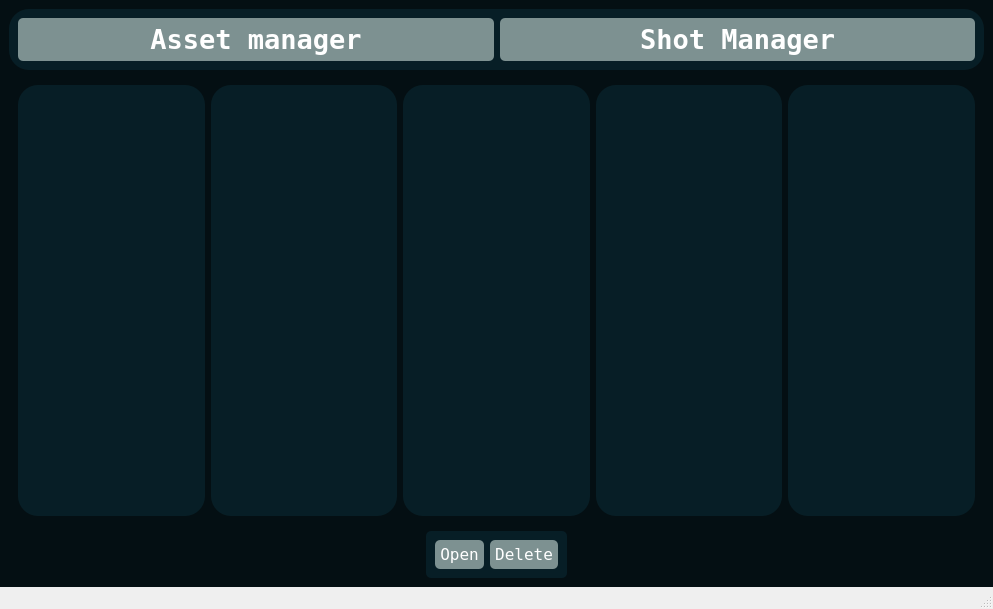
<?xml version="1.0" encoding="UTF-8"?>
<ui version="4.0">
 <class>MainWindow</class>
 <widget class="QMainWindow" name="MainWindow">
  <property name="geometry">
   <rect>
    <x>0</x>
    <y>0</y>
    <width>993</width>
    <height>609</height>
   </rect>
  </property>
  <property name="windowTitle">
   <string>MainWindow</string>
  </property>
  <widget class="QWidget" name="centralwidget">
   <property name="styleSheet">
    <string notr="true">*{
border: none;
background-color: transparent;
color: #fff;
}

#centralwidget{
background-color: #040f13;
}

QListWidget{
background-color: #071e26;
border-radius: 20px;
}

#frame_2{
background-color: #071e26;
border-radius: 20px;
}
#frame_3{
background-color: #071e26;
border-radius: 5px;
}


QPushButton{
padding: 5px;
background-color: #7D9191;
border-radius: 5px;
}

#MainBody{
background-color: #071e26;
border-radius: 10px;
}</string>
   </property>
   <layout class="QGridLayout" name="gridLayout">
    <item row="2" column="0">
     <widget class="QFrame" name="frame">
      <property name="frameShape">
       <enum>QFrame::Shape::StyledPanel</enum>
      </property>
      <property name="frameShadow">
       <enum>QFrame::Shadow::Raised</enum>
      </property>
      <layout class="QHBoxLayout" name="horizontalLayout">
       <item>
        <widget class="QListWidget" name="lw_asset_type"/>
       </item>
       <item>
        <widget class="QListWidget" name="lw_asset_name"/>
       </item>
       <item>
        <widget class="QListWidget" name="lw_asset_task"/>
       </item>
       <item>
        <widget class="QListWidget" name="lw_asset_version"/>
       </item>
       <item>
        <widget class="QListWidget" name="lw_asset_item"/>
       </item>
      </layout>
     </widget>
    </item>
    <item row="3" column="0" alignment="Qt::AlignmentFlag::AlignHCenter">
     <widget class="QFrame" name="frame_3">
      <property name="frameShape">
       <enum>QFrame::Shape::StyledPanel</enum>
      </property>
      <property name="frameShadow">
       <enum>QFrame::Shadow::Raised</enum>
      </property>
      <layout class="QGridLayout" name="gridLayout_3">
       <item row="0" column="0">
        <widget class="QPushButton" name="pb_open">
         <property name="font">
          <font>
           <family>Terminal</family>
           <pointsize>12</pointsize>
          </font>
         </property>
         <property name="text">
          <string>Open</string>
         </property>
        </widget>
       </item>
       <item row="0" column="1">
        <widget class="QPushButton" name="pb_delete">
         <property name="font">
          <font>
           <family>Terminal</family>
           <pointsize>12</pointsize>
          </font>
         </property>
         <property name="text">
          <string>Delete</string>
         </property>
        </widget>
       </item>
      </layout>
     </widget>
    </item>
    <item row="1" column="0">
     <widget class="QFrame" name="frame_2">
      <property name="frameShape">
       <enum>QFrame::Shape::StyledPanel</enum>
      </property>
      <property name="frameShadow">
       <enum>QFrame::Shadow::Raised</enum>
      </property>
      <layout class="QGridLayout" name="gridLayout_2">
       <item row="0" column="1">
        <widget class="QPushButton" name="pb_shot">
         <property name="font">
          <font>
           <family>Terminal</family>
           <pointsize>20</pointsize>
           <italic>false</italic>
           <bold>true</bold>
           <underline>false</underline>
           <strikeout>false</strikeout>
          </font>
         </property>
         <property name="text">
          <string>Shot Manager</string>
         </property>
        </widget>
       </item>
       <item row="0" column="0">
        <widget class="QPushButton" name="pb_asset">
         <property name="font">
          <font>
           <family>Terminal</family>
           <pointsize>20</pointsize>
           <italic>false</italic>
           <bold>true</bold>
           <underline>false</underline>
           <strikeout>false</strikeout>
          </font>
         </property>
         <property name="text">
          <string>Asset manager</string>
         </property>
        </widget>
       </item>
      </layout>
     </widget>
    </item>
   </layout>
  </widget>
  <widget class="QMenuBar" name="menubar">
   <property name="geometry">
    <rect>
     <x>0</x>
     <y>0</y>
     <width>993</width>
     <height>33</height>
    </rect>
   </property>
  </widget>
  <widget class="QStatusBar" name="statusbar"/>
 </widget>
 <resources/>
 <connections/>
</ui>
